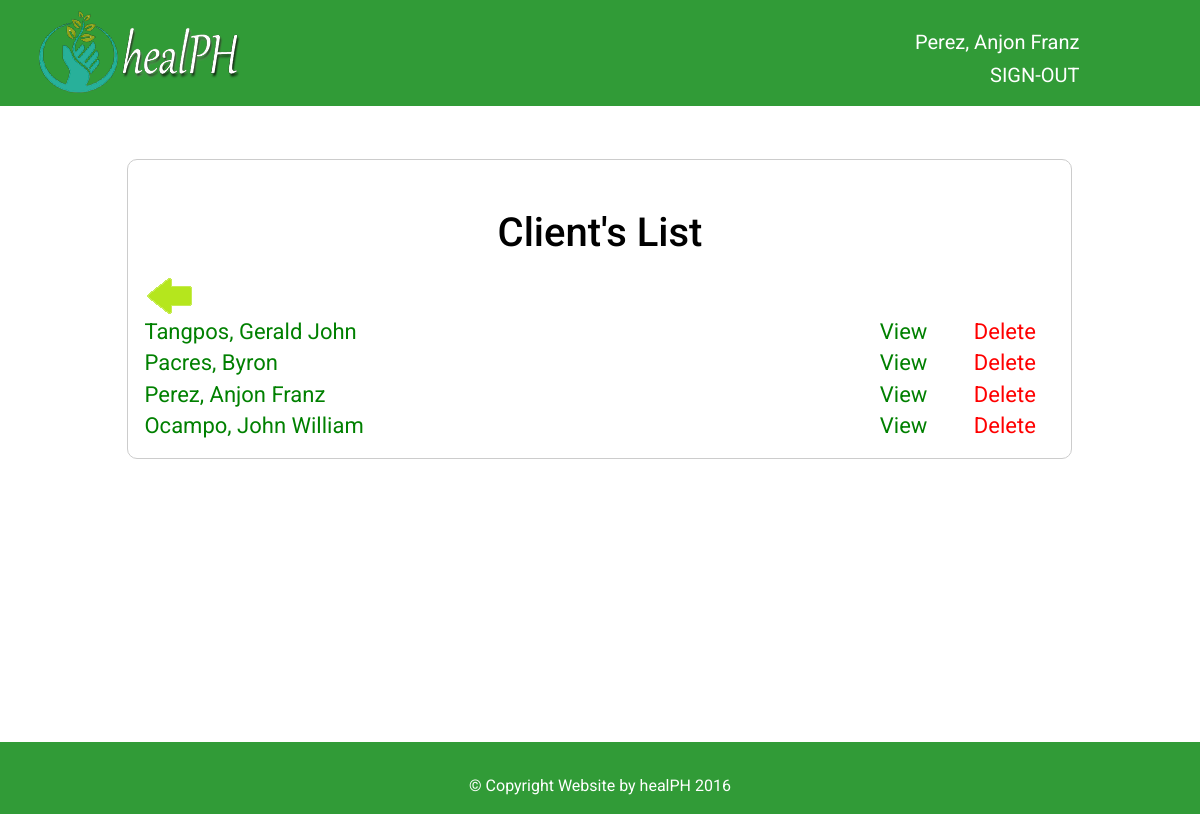
The app's page /adminPages/viewclient.php (signed in) with its own data.
### tables this page shows
CREATE TABLE IF NOT EXISTS `client` (
  `CLIENT_ID` int(11) NOT NULL AUTO_INCREMENT,
  `ACCT_ID` int(11) NOT NULL,
  `FIRSTNAME` varchar(30) NOT NULL,
  `LASTNAME` varchar(30) NOT NULL,
  `ADDRESS` varchar(60) NOT NULL,
  `EMAIL_ADDRESS` varchar(30) NOT NULL,
  `MOBILE` varchar(15) NOT NULL,
  `PICTURE` varchar(50) NOT NULL DEFAULT 'face.jpg',
  `STATUS` varchar(20) NOT NULL DEFAULT 'ACTIVE',
  PRIMARY KEY (`CLIENT_ID`)
);

### queries/manageclient.php (the view, shortened to what this page needs)
<?php
	include 'connection.php';
	if(isset($_GET['p'])) {
		$p = $_GET['p'];
		if($p == "deleteclient") {
			if(isset($_GET['accountid'])) {
				$accountid = $_GET['accountid'];
				$sql = "UPDATE client SET STATUS = 'INACTIVE' WHERE ACCT_ID = '$accountid'";
				$delete = $conn->query($sql);
				if($delete) {
					header('Location: ../adminpages/viewclient.php?delsuccess');
				}
				else {
					header('Location: ../adminpages/adminlogin.php?delfailed');
				}
			}
			else {
				header('Location: ../adminpages/adminlogin.php');
			}
		}
	}
	else {
		$sql = "SELECT C.LASTNAME, C.FIRSTNAME, C.CLIENT_ID, C.ACCT_ID, C.STATUS, A.ACCT_ID, A.STATUS FROM client as C INNER JOIN account AS A ON C.ACCT_ID = A.ACCT_ID WHERE C.STATUS = 'ACTIVE'";
		$retrieve = $conn->query($sql)->fetchAll();
		if($retrieve) {
			foreach($retrieve as $row) {
				$lastname = $row['LASTNAME'];
				$firstname = $row['FIRSTNAME'];
				$accountid = $row['ACCT_ID'];
				?>
					<tr style="width:100%">
						<td style="width:70%;text-align:left;"><?php echo $lastname. ", " .$firstname; ?></td>
						<td style="width:10%;text-algin:right;"><?php echo '<a href="clientprofile.php?accountid=' .$accountid. '" style="color:green;">View</a>'; ?></td>
						<td style="width:10%;text-algin:right;"><?php echo '<a href="../queries/manageclient.php?p=deleteclient&accountid=' .$accountid. '" style="color:red;">Delete</a>' ?></td>
					</tr>
				<?php
			}
		}
	}
?>

### records on screen
client: LASTNAME "Tangpos", FIRSTNAME "Gerald John"
client: LASTNAME "Pacres", FIRSTNAME "Byron"
client: LASTNAME "Perez", FIRSTNAME "Anjon Franz"
client: LASTNAME "Ocampo", FIRSTNAME "John William"

### other values on screen
$_SESSION['NAME'] "Perez, Anjon Franz"
